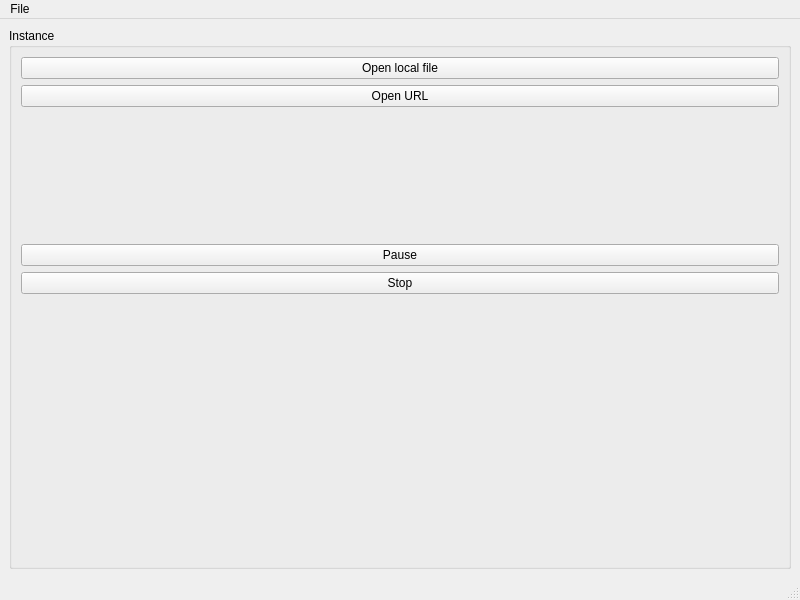
<?xml version="1.0" encoding="UTF-8"?>
<ui version="4.0">
 <class>TestPlayer</class>
 <widget class="QMainWindow" name="TestPlayer">
  <property name="geometry">
   <rect>
    <x>0</x>
    <y>0</y>
    <width>800</width>
    <height>600</height>
   </rect>
  </property>
  <property name="windowTitle">
   <string>Test Player</string>
  </property>
  <property name="windowIcon">
   <iconset resource="../data/logo.qrc">
    <normaloff>:/vlc-qt/icons/48x48/vlc-qt.png</normaloff>:/vlc-qt/icons/48x48/vlc-qt.png</iconset>
  </property>
  <widget class="QWidget" name="centralwidget">
   <layout class="QHBoxLayout" name="horizontalLayout">
    <item>
     <widget class="QGroupBox" name="group">
      <property name="title">
       <string>Instance</string>
      </property>
      <layout class="QGridLayout" name="gridLayout">
       <item row="2" column="0">
        <widget class="VlcVideoWidget" name="video" native="true"/>
       </item>
       <item row="5" column="0">
        <widget class="VlcVolumeSlider" name="volume" native="true"/>
       </item>
       <item row="6" column="0">
        <widget class="VlcSeekWidget" name="seek" native="true"/>
       </item>
       <item row="3" column="0">
        <widget class="QPushButton" name="pause">
         <property name="text">
          <string>Pause</string>
         </property>
         <property name="checkable">
          <bool>true</bool>
         </property>
        </widget>
       </item>
       <item row="4" column="0">
        <widget class="QPushButton" name="stop">
         <property name="text">
          <string>Stop</string>
         </property>
        </widget>
       </item>
       <item row="0" column="0">
        <widget class="QPushButton" name="openLocal">
         <property name="text">
          <string>Open local file</string>
         </property>
        </widget>
       </item>
       <item row="1" column="0">
        <widget class="QPushButton" name="openUrl">
         <property name="text">
          <string>Open URL</string>
         </property>
        </widget>
       </item>
      </layout>
     </widget>
    </item>
   </layout>
  </widget>
  <widget class="QMenuBar" name="menubar">
   <property name="geometry">
    <rect>
     <x>0</x>
     <y>0</y>
     <width>800</width>
     <height>23</height>
    </rect>
   </property>
   <widget class="QMenu" name="menuFile">
    <property name="title">
     <string>File</string>
    </property>
    <addaction name="actionClose"/>
   </widget>
   <addaction name="menuFile"/>
  </widget>
  <widget class="QStatusBar" name="statusbar"/>
  <action name="actionClose">
   <property name="text">
    <string>Close</string>
   </property>
  </action>
 </widget>
 <customwidgets>
  <customwidget>
   <class>VlcVideoWidget</class>
   <extends>QWidget</extends>
   <header>../src/gui/VideoWidget.h</header>
   <container>1</container>
   <slots>
    <signal>fullscreen()</signal>
    <slot>toggleFullscreen()</slot>
   </slots>
  </customwidget>
  <customwidget>
   <class>VlcVolumeSlider</class>
   <extends>QWidget</extends>
   <header>../src/gui/VolumeSlider.h</header>
   <container>1</container>
   <slots>
    <slot>mute()</slot>
    <slot>volumeUp()</slot>
    <slot>volumeDown()</slot>
   </slots>
  </customwidget>
  <customwidget>
   <class>VlcSeekWidget</class>
   <extends>QWidget</extends>
   <header>../src/gui/SeekWidget.h</header>
   <container>1</container>
  </customwidget>
 </customwidgets>
 <resources>
  <include location="../data/logo.qrc"/>
 </resources>
 <connections>
  <connection>
   <sender>actionClose</sender>
   <signal>triggered()</signal>
   <receiver>TestPlayer</receiver>
   <slot>close()</slot>
   <hints>
    <hint type="sourcelabel">
     <x>-1</x>
     <y>-1</y>
    </hint>
    <hint type="destinationlabel">
     <x>399</x>
     <y>299</y>
    </hint>
   </hints>
  </connection>
 </connections>
</ui>
